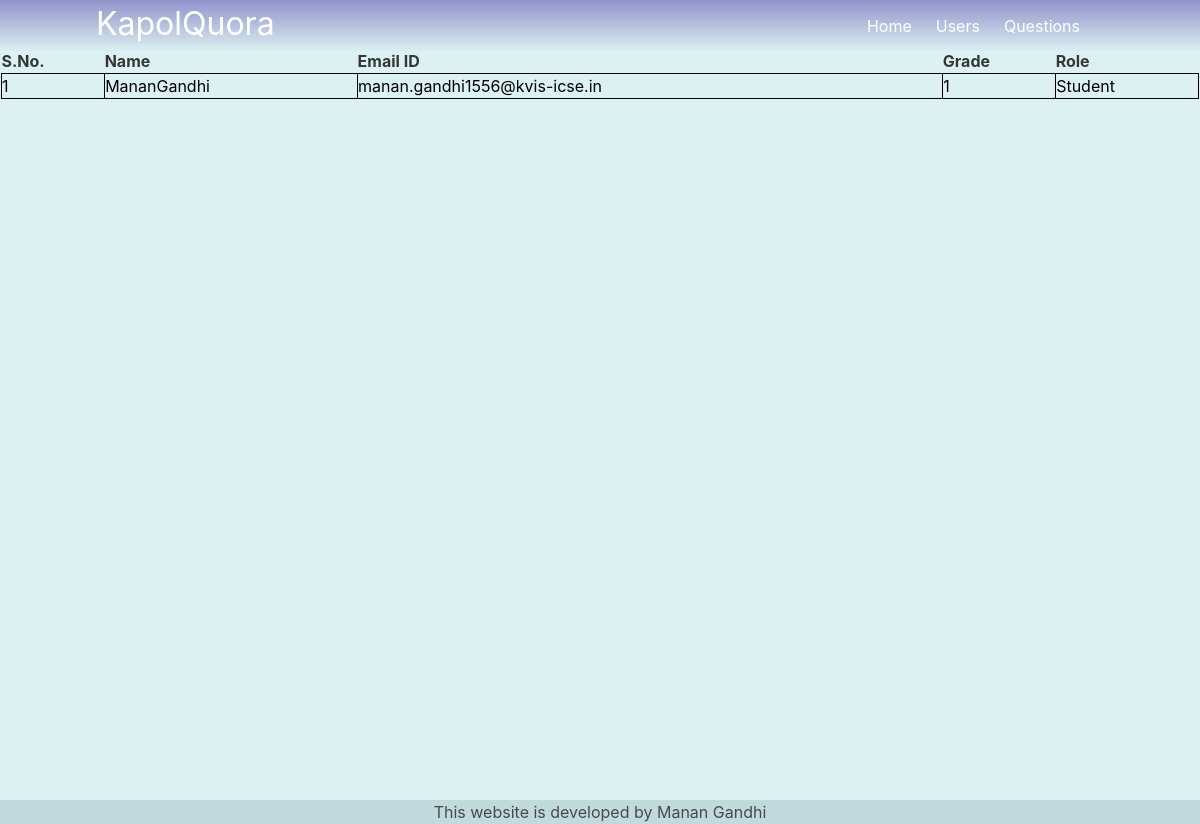
The page /admin/Users (signed in) on the database as committed earlier.
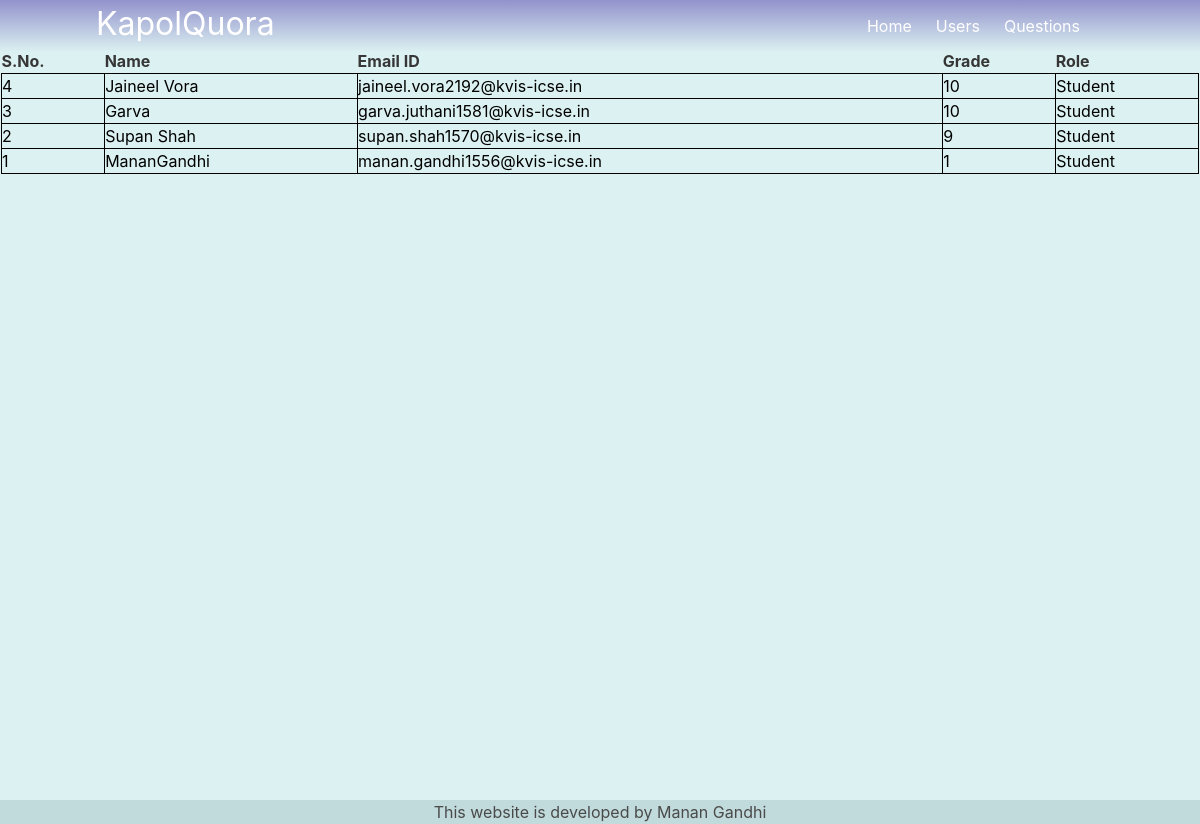
The same page on the database as committed later.
### models.py (models this page shows)
class User(UserMixin, db.Model):
    id = db.Column(db.Integer, primary_key=True) # primary keys are required by SQLAlchemy
    email = db.Column(db.String(100), unique=True)
    password = db.Column(db.String(100))
    name = db.Column(db.String(1000))
    std=db.Column(db.Integer())

### main.py (the view)
@main.route('/admin/Users')
@login_required
def users_admin():
    users=User.query.all()[::-1]
    return render_template('admin/users.html', users=users)

### initial.py (called while the page is built)
def create_app():
    app = Flask(__name__)
    app.config['FLASK_ADMIN_SWATCH'] = 'cerulean'
    app.config['SECRET_KEY'] = 'This-is-my-Secret'
    app.config['SQLALCHEMY_DATABASE_URI'] = 'sqlite:///db.sqlite'
    db.init_app(app)
    login_manager = LoginManager()
    login_manager.login_view = 'auth.login'
    login_manager.init_app(app)
    def page_not_found(e):
        return render_template('404.html'),404
    app.register_error_handler(404, page_not_found)
    from models import User
    @login_manager.user_loader
    def load_user(user_id):
        return User.query.get(int(user_id))
    from auth import auth as auth_blueprint
    app.register_blueprint(auth_blueprint)
    from main import main as main_blueprint
    app.register_blueprint(main_blueprint)
    return app

### templates/admin/users.html
{%extends 'admin/base.html'%}
{% block content %}
{% if users %}
<table style="width: 100%;">
    <tr>
        <th>S.No.</th>
        <th>Name</th>
        <th>Email ID</th>
        <th>Grade</th>
        <th>Role</th>
    </tr>
    {% for x in users %}
    <tr style="color: black;">
        <td style="border: 1px solid black;">{{x.id}}</td>
        <td style="border: 1px solid black;">{{x.name}}</td>
        <td style="border: 1px solid black;">{{x.email}}</td>
        <td style="border: 1px solid black;">{{x.std}}</td>
        <td style="border: 1px solid black;">{% if x.is_teacher %}Teacher{% else %}Student{% endif %}</td>
    </tr>
    {% endfor %}
</table>
{% else %}
<h1 style="color:black; margin:auto; text-align:center">No Data can be found here!</h1>
{% endif %}
{% endblock %}

### templates/admin/base.html (shortened to what this page needs)
<!DOCTYPE html>
<html>
<head>
    <link rel="stylesheet" href="https://cdnjs.cloudflare.com/ajax/libs/bulma/0.7.2/css/bulma.min.css" />
</head>
<body>
    <section class="hero is-primary is-fullheight" style="background-color: rgb(220, 241, 241); padding: 1px;">
        <div class="hero-head">
            <nav class="navbar is-fixed-top" style="background-image: linear-gradient( rgb(146, 146, 204), rgb(220, 241, 241));">
                <div class="container">
                    <div class="navbar-brand">
                        <a class="navbar-brand" style="font-size:xx-large;" href="{{url_for('main.index')}}">KapolQuora</a>
                    </div>
                    <div id="navid" class="navbar-menu" style="background-color: transparent;">
                        <div class="navbar-end">
                            <a href="/admin" class="navbar-item">
                                Home
                            </a>
                            <a href="/admin/Users" class="navbar-item">
                                Users
                            </a>
                            <a href="/admin/Questions" class="navbar-item">
                                Questions
                            </a>
                        </div>
                    </div>
                </div>
            </nav>
            <br><br>
            {% block content %}
            {% endblock %}
        </div>
    </section>
		<footer style="text-align: center; background-color: rgb(193, 218, 219);">This website is developed by Manan Gandhi</footer>
</body>
</html>

### templates/admin/base.html (style rules this page uses)
html { --scrollbarBG: transparent; --thumbBG: #90A4AE; }

Rows that differ between the two databases and show on the page:
added User: id "4", name "Jaineel Vora", email "jaineel.vora2192@kvis-icse.in", std "10"
added User: id "3", name "Garva", email "garva.juthani1581@kvis-icse.in", std "10"
added User: id "2", name "Supan Shah", email "supan.shah1570@kvis-icse.in", std "9"
